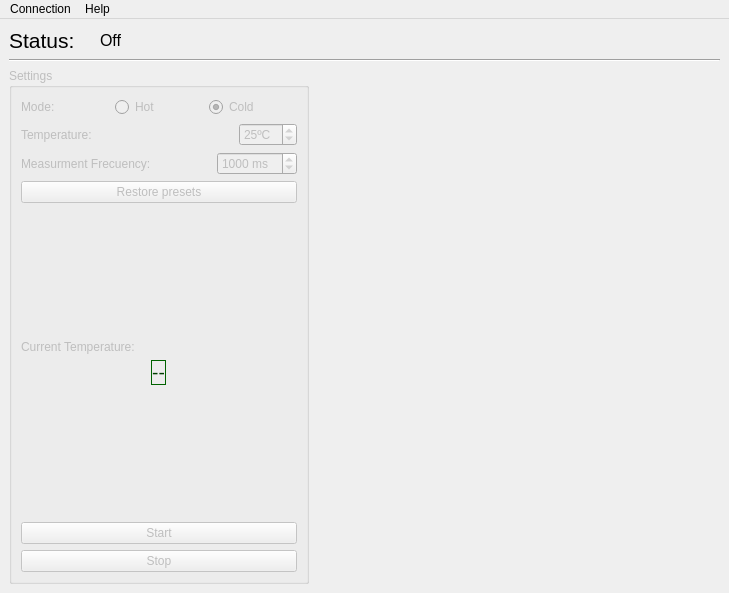
<?xml version="1.0" encoding="UTF-8"?>
<ui version="4.0">
 <class>mainWindow</class>
 <widget class="QMainWindow" name="mainWindow">
  <property name="enabled">
   <bool>true</bool>
  </property>
  <property name="geometry">
   <rect>
    <x>0</x>
    <y>0</y>
    <width>729</width>
    <height>593</height>
   </rect>
  </property>
  <property name="sizePolicy">
   <sizepolicy hsizetype="Preferred" vsizetype="Preferred">
    <horstretch>0</horstretch>
    <verstretch>0</verstretch>
   </sizepolicy>
  </property>
  <property name="windowTitle">
   <string>Thermal Stimulator</string>
  </property>
  <property name="windowIcon">
   <iconset resource="../../resources/resources.qrc">
    <normaloff>:/icons/icon.png</normaloff>:/icons/icon.png</iconset>
  </property>
  <property name="locale">
   <locale language="English" country="UnitedStates"/>
  </property>
  <widget class="QWidget" name="centralWidget">
   <property name="enabled">
    <bool>true</bool>
   </property>
   <layout class="QHBoxLayout" name="horizontalLayout">
    <item>
     <layout class="QVBoxLayout" name="verticalLayout_4">
      <item>
       <layout class="QHBoxLayout" name="StatusArea">
        <item>
         <widget class="QLabel" name="StatusMarker">
          <property name="font">
           <font>
            <pointsize>16</pointsize>
           </font>
          </property>
          <property name="text">
           <string>Status: </string>
          </property>
         </widget>
        </item>
        <item>
         <widget class="QLabel" name="OperationModeIcon">
          <property name="toolTip">
           <string>Hot / Idle / Cold</string>
          </property>
          <property name="text">
           <string/>
          </property>
          <property name="pixmap">
           <pixmap resource="../../resources/resources.qrc">:/icons/off.png</pixmap>
          </property>
         </widget>
        </item>
        <item>
         <widget class="QLabel" name="StatusText">
          <property name="font">
           <font>
            <pointsize>12</pointsize>
           </font>
          </property>
          <property name="text">
           <string>Off</string>
          </property>
         </widget>
        </item>
        <item>
         <spacer name="horizontalSpacer">
          <property name="orientation">
           <enum>Qt::Horizontal</enum>
          </property>
          <property name="sizeHint" stdset="0">
           <size>
            <width>40</width>
            <height>20</height>
           </size>
          </property>
         </spacer>
        </item>
        <item>
         <widget class="QLabel" name="StatusIcon">
          <property name="toolTip">
           <string>Device did not inform an error</string>
          </property>
          <property name="text">
           <string/>
          </property>
          <property name="pixmap">
           <pixmap resource="../../resources/resources.qrc">:/icons/working.png</pixmap>
          </property>
         </widget>
        </item>
        <item>
         <widget class="QLabel" name="SerialIndicatorIcon">
          <property name="maximumSize">
           <size>
            <width>50</width>
            <height>32</height>
           </size>
          </property>
          <property name="toolTip">
           <string>Serial comunication status</string>
          </property>
          <property name="text">
           <string/>
          </property>
          <property name="pixmap">
           <pixmap resource="../../resources/resources.qrc">:/icons/serial_off.png</pixmap>
          </property>
         </widget>
        </item>
       </layout>
      </item>
      <item>
       <widget class="Line" name="Separator">
        <property name="orientation">
         <enum>Qt::Horizontal</enum>
        </property>
       </widget>
      </item>
      <item>
       <layout class="QHBoxLayout" name="WorkArea">
        <item>
         <widget class="QGroupBox" name="settingsBox">
          <property name="enabled">
           <bool>false</bool>
          </property>
          <property name="minimumSize">
           <size>
            <width>300</width>
            <height>0</height>
           </size>
          </property>
          <property name="maximumSize">
           <size>
            <width>300</width>
            <height>16777215</height>
           </size>
          </property>
          <property name="locale">
           <locale language="Slovak" country="Slovakia"/>
          </property>
          <property name="title">
           <string>Settings</string>
          </property>
          <layout class="QVBoxLayout" name="verticalLayout">
           <item>
            <layout class="QHBoxLayout" name="modeSelectorLayout">
             <item>
              <widget class="QLabel" name="modeSelectorLabel">
               <property name="text">
                <string>Mode:</string>
               </property>
              </widget>
             </item>
             <item>
              <widget class="QRadioButton" name="modeSelectorHotButton">
               <property name="text">
                <string>Hot</string>
               </property>
              </widget>
             </item>
             <item>
              <widget class="QRadioButton" name="modeSelectorColdButton">
               <property name="text">
                <string>Cold</string>
               </property>
               <property name="checked">
                <bool>true</bool>
               </property>
              </widget>
             </item>
            </layout>
           </item>
           <item>
            <layout class="QHBoxLayout" name="setTemperatureLayout">
             <item>
              <widget class="QLabel" name="temperatureLabel">
               <property name="text">
                <string>Temperature:</string>
               </property>
              </widget>
             </item>
             <item>
              <spacer name="tempSpacer">
               <property name="orientation">
                <enum>Qt::Horizontal</enum>
               </property>
               <property name="sizeHint" stdset="0">
                <size>
                 <width>40</width>
                 <height>20</height>
                </size>
               </property>
              </spacer>
             </item>
             <item>
              <widget class="QSpinBox" name="temperatureInputBox">
               <property name="suffix">
                <string>ºC</string>
               </property>
               <property name="minimum">
                <number>-10</number>
               </property>
               <property name="maximum">
                <number>50</number>
               </property>
               <property name="value">
                <number>25</number>
               </property>
              </widget>
             </item>
            </layout>
           </item>
           <item>
            <layout class="QHBoxLayout" name="setMeasurementFrequencyLayout">
             <item>
              <widget class="QLabel" name="freqMeasurementLabel">
               <property name="text">
                <string>Measurment Frecuency:</string>
               </property>
              </widget>
             </item>
             <item>
              <spacer name="freqMeasSpacer">
               <property name="orientation">
                <enum>Qt::Horizontal</enum>
               </property>
               <property name="sizeHint" stdset="0">
                <size>
                 <width>40</width>
                 <height>20</height>
                </size>
               </property>
              </spacer>
             </item>
             <item>
              <widget class="QSpinBox" name="freqMeasurementInputBox">
               <property name="suffix">
                <string> ms</string>
               </property>
               <property name="minimum">
                <number>500</number>
               </property>
               <property name="maximum">
                <number>10000</number>
               </property>
               <property name="value">
                <number>1000</number>
               </property>
              </widget>
             </item>
            </layout>
           </item>
           <item>
            <widget class="QPushButton" name="restorePresetsButton">
             <property name="text">
              <string>Restore presets</string>
             </property>
            </widget>
           </item>
           <item>
            <spacer name="verticalSpacer">
             <property name="orientation">
              <enum>Qt::Vertical</enum>
             </property>
             <property name="sizeHint" stdset="0">
              <size>
               <width>20</width>
               <height>40</height>
              </size>
             </property>
            </spacer>
           </item>
           <item>
            <widget class="QLabel" name="CurrentTemperatureLabel">
             <property name="text">
              <string>Current Temperature:</string>
             </property>
            </widget>
           </item>
           <item alignment="Qt::AlignHCenter">
            <widget class="QLabel" name="temperatureDisplay">
             <property name="enabled">
              <bool>false</bool>
             </property>
             <property name="sizePolicy">
              <sizepolicy hsizetype="Fixed" vsizetype="Preferred">
               <horstretch>0</horstretch>
               <verstretch>0</verstretch>
              </sizepolicy>
             </property>
             <property name="palette">
              <palette>
               <active>
                <colorrole role="WindowText">
                 <brush brushstyle="SolidPattern">
                  <color alpha="255">
                   <red>255</red>
                   <green>255</green>
                   <blue>255</blue>
                  </color>
                 </brush>
                </colorrole>
                <colorrole role="Button">
                 <brush brushstyle="SolidPattern">
                  <color alpha="255">
                   <red>0</red>
                   <green>127</green>
                   <blue>0</blue>
                  </color>
                 </brush>
                </colorrole>
                <colorrole role="Light">
                 <brush brushstyle="SolidPattern">
                  <color alpha="255">
                   <red>0</red>
                   <green>191</green>
                   <blue>0</blue>
                  </color>
                 </brush>
                </colorrole>
                <colorrole role="Midlight">
                 <brush brushstyle="SolidPattern">
                  <color alpha="255">
                   <red>0</red>
                   <green>159</green>
                   <blue>0</blue>
                  </color>
                 </brush>
                </colorrole>
                <colorrole role="Dark">
                 <brush brushstyle="SolidPattern">
                  <color alpha="255">
                   <red>0</red>
                   <green>63</green>
                   <blue>0</blue>
                  </color>
                 </brush>
                </colorrole>
                <colorrole role="Mid">
                 <brush brushstyle="SolidPattern">
                  <color alpha="255">
                   <red>0</red>
                   <green>84</green>
                   <blue>0</blue>
                  </color>
                 </brush>
                </colorrole>
                <colorrole role="Text">
                 <brush brushstyle="SolidPattern">
                  <color alpha="255">
                   <red>255</red>
                   <green>255</green>
                   <blue>255</blue>
                  </color>
                 </brush>
                </colorrole>
                <colorrole role="BrightText">
                 <brush brushstyle="SolidPattern">
                  <color alpha="255">
                   <red>255</red>
                   <green>255</green>
                   <blue>255</blue>
                  </color>
                 </brush>
                </colorrole>
                <colorrole role="ButtonText">
                 <brush brushstyle="SolidPattern">
                  <color alpha="255">
                   <red>255</red>
                   <green>255</green>
                   <blue>255</blue>
                  </color>
                 </brush>
                </colorrole>
                <colorrole role="Base">
                 <brush brushstyle="SolidPattern">
                  <color alpha="255">
                   <red>0</red>
                   <green>0</green>
                   <blue>0</blue>
                  </color>
                 </brush>
                </colorrole>
                <colorrole role="Window">
                 <brush brushstyle="SolidPattern">
                  <color alpha="255">
                   <red>0</red>
                   <green>127</green>
                   <blue>0</blue>
                  </color>
                 </brush>
                </colorrole>
                <colorrole role="Shadow">
                 <brush brushstyle="SolidPattern">
                  <color alpha="255">
                   <red>0</red>
                   <green>0</green>
                   <blue>0</blue>
                  </color>
                 </brush>
                </colorrole>
                <colorrole role="AlternateBase">
                 <brush brushstyle="SolidPattern">
                  <color alpha="255">
                   <red>0</red>
                   <green>63</green>
                   <blue>0</blue>
                  </color>
                 </brush>
                </colorrole>
                <colorrole role="ToolTipBase">
                 <brush brushstyle="SolidPattern">
                  <color alpha="255">
                   <red>255</red>
                   <green>255</green>
                   <blue>220</blue>
                  </color>
                 </brush>
                </colorrole>
                <colorrole role="ToolTipText">
                 <brush brushstyle="SolidPattern">
                  <color alpha="255">
                   <red>0</red>
                   <green>0</green>
                   <blue>0</blue>
                  </color>
                 </brush>
                </colorrole>
               </active>
               <inactive>
                <colorrole role="WindowText">
                 <brush brushstyle="SolidPattern">
                  <color alpha="255">
                   <red>255</red>
                   <green>255</green>
                   <blue>255</blue>
                  </color>
                 </brush>
                </colorrole>
                <colorrole role="Button">
                 <brush brushstyle="SolidPattern">
                  <color alpha="255">
                   <red>0</red>
                   <green>127</green>
                   <blue>0</blue>
                  </color>
                 </brush>
                </colorrole>
                <colorrole role="Light">
                 <brush brushstyle="SolidPattern">
                  <color alpha="255">
                   <red>0</red>
                   <green>191</green>
                   <blue>0</blue>
                  </color>
                 </brush>
                </colorrole>
                <colorrole role="Midlight">
                 <brush brushstyle="SolidPattern">
                  <color alpha="255">
                   <red>0</red>
                   <green>159</green>
                   <blue>0</blue>
                  </color>
                 </brush>
                </colorrole>
                <colorrole role="Dark">
                 <brush brushstyle="SolidPattern">
                  <color alpha="255">
                   <red>0</red>
                   <green>63</green>
                   <blue>0</blue>
                  </color>
                 </brush>
                </colorrole>
                <colorrole role="Mid">
                 <brush brushstyle="SolidPattern">
                  <color alpha="255">
                   <red>0</red>
                   <green>84</green>
                   <blue>0</blue>
                  </color>
                 </brush>
                </colorrole>
                <colorrole role="Text">
                 <brush brushstyle="SolidPattern">
                  <color alpha="255">
                   <red>255</red>
                   <green>255</green>
                   <blue>255</blue>
                  </color>
                 </brush>
                </colorrole>
                <colorrole role="BrightText">
                 <brush brushstyle="SolidPattern">
                  <color alpha="255">
                   <red>255</red>
                   <green>255</green>
                   <blue>255</blue>
                  </color>
                 </brush>
                </colorrole>
                <colorrole role="ButtonText">
                 <brush brushstyle="SolidPattern">
                  <color alpha="255">
                   <red>255</red>
                   <green>255</green>
                   <blue>255</blue>
                  </color>
                 </brush>
                </colorrole>
                <colorrole role="Base">
                 <brush brushstyle="SolidPattern">
                  <color alpha="255">
                   <red>0</red>
                   <green>0</green>
                   <blue>0</blue>
                  </color>
                 </brush>
                </colorrole>
                <colorrole role="Window">
                 <brush brushstyle="SolidPattern">
                  <color alpha="255">
                   <red>0</red>
                   <green>127</green>
                   <blue>0</blue>
                  </color>
                 </brush>
                </colorrole>
                <colorrole role="Shadow">
                 <brush brushstyle="SolidPattern">
                  <color alpha="255">
                   <red>0</red>
                   <green>0</green>
                   <blue>0</blue>
                  </color>
                 </brush>
                </colorrole>
                <colorrole role="AlternateBase">
                 <brush brushstyle="SolidPattern">
                  <color alpha="255">
                   <red>0</red>
                   <green>63</green>
                   <blue>0</blue>
                  </color>
                 </brush>
                </colorrole>
                <colorrole role="ToolTipBase">
                 <brush brushstyle="SolidPattern">
                  <color alpha="255">
                   <red>255</red>
                   <green>255</green>
                   <blue>220</blue>
                  </color>
                 </brush>
                </colorrole>
                <colorrole role="ToolTipText">
                 <brush brushstyle="SolidPattern">
                  <color alpha="255">
                   <red>0</red>
                   <green>0</green>
                   <blue>0</blue>
                  </color>
                 </brush>
                </colorrole>
               </inactive>
               <disabled>
                <colorrole role="WindowText">
                 <brush brushstyle="SolidPattern">
                  <color alpha="255">
                   <red>0</red>
                   <green>63</green>
                   <blue>0</blue>
                  </color>
                 </brush>
                </colorrole>
                <colorrole role="Button">
                 <brush brushstyle="SolidPattern">
                  <color alpha="255">
                   <red>0</red>
                   <green>127</green>
                   <blue>0</blue>
                  </color>
                 </brush>
                </colorrole>
                <colorrole role="Light">
                 <brush brushstyle="SolidPattern">
                  <color alpha="255">
                   <red>0</red>
                   <green>191</green>
                   <blue>0</blue>
                  </color>
                 </brush>
                </colorrole>
                <colorrole role="Midlight">
                 <brush brushstyle="SolidPattern">
                  <color alpha="255">
                   <red>0</red>
                   <green>159</green>
                   <blue>0</blue>
                  </color>
                 </brush>
                </colorrole>
                <colorrole role="Dark">
                 <brush brushstyle="SolidPattern">
                  <color alpha="255">
                   <red>0</red>
                   <green>63</green>
                   <blue>0</blue>
                  </color>
                 </brush>
                </colorrole>
                <colorrole role="Mid">
                 <brush brushstyle="SolidPattern">
                  <color alpha="255">
                   <red>0</red>
                   <green>84</green>
                   <blue>0</blue>
                  </color>
                 </brush>
                </colorrole>
                <colorrole role="Text">
                 <brush brushstyle="SolidPattern">
                  <color alpha="255">
                   <red>0</red>
                   <green>63</green>
                   <blue>0</blue>
                  </color>
                 </brush>
                </colorrole>
                <colorrole role="BrightText">
                 <brush brushstyle="SolidPattern">
                  <color alpha="255">
                   <red>255</red>
                   <green>255</green>
                   <blue>255</blue>
                  </color>
                 </brush>
                </colorrole>
                <colorrole role="ButtonText">
                 <brush brushstyle="SolidPattern">
                  <color alpha="255">
                   <red>0</red>
                   <green>63</green>
                   <blue>0</blue>
                  </color>
                 </brush>
                </colorrole>
                <colorrole role="Base">
                 <brush brushstyle="SolidPattern">
                  <color alpha="255">
                   <red>0</red>
                   <green>127</green>
                   <blue>0</blue>
                  </color>
                 </brush>
                </colorrole>
                <colorrole role="Window">
                 <brush brushstyle="SolidPattern">
                  <color alpha="255">
                   <red>0</red>
                   <green>127</green>
                   <blue>0</blue>
                  </color>
                 </brush>
                </colorrole>
                <colorrole role="Shadow">
                 <brush brushstyle="SolidPattern">
                  <color alpha="255">
                   <red>0</red>
                   <green>0</green>
                   <blue>0</blue>
                  </color>
                 </brush>
                </colorrole>
                <colorrole role="AlternateBase">
                 <brush brushstyle="SolidPattern">
                  <color alpha="255">
                   <red>0</red>
                   <green>127</green>
                   <blue>0</blue>
                  </color>
                 </brush>
                </colorrole>
                <colorrole role="ToolTipBase">
                 <brush brushstyle="SolidPattern">
                  <color alpha="255">
                   <red>255</red>
                   <green>255</green>
                   <blue>220</blue>
                  </color>
                 </brush>
                </colorrole>
                <colorrole role="ToolTipText">
                 <brush brushstyle="SolidPattern">
                  <color alpha="255">
                   <red>0</red>
                   <green>0</green>
                   <blue>0</blue>
                  </color>
                 </brush>
                </colorrole>
               </disabled>
              </palette>
             </property>
             <property name="font">
              <font>
               <pointsize>14</pointsize>
              </font>
             </property>
             <property name="mouseTracking">
              <bool>true</bool>
             </property>
             <property name="autoFillBackground">
              <bool>false</bool>
             </property>
             <property name="locale">
              <locale language="English" country="UnitedStates"/>
             </property>
             <property name="frameShape">
              <enum>QFrame::StyledPanel</enum>
             </property>
             <property name="frameShadow">
              <enum>QFrame::Raised</enum>
             </property>
             <property name="text">
              <string>--</string>
             </property>
             <property name="textFormat">
              <enum>Qt::PlainText</enum>
             </property>
             <property name="scaledContents">
              <bool>false</bool>
             </property>
             <property name="alignment">
              <set>Qt::AlignCenter</set>
             </property>
            </widget>
           </item>
           <item>
            <spacer name="settingsSpacer">
             <property name="orientation">
              <enum>Qt::Vertical</enum>
             </property>
             <property name="sizeHint" stdset="0">
              <size>
               <width>20</width>
               <height>40</height>
              </size>
             </property>
            </spacer>
           </item>
           <item>
            <widget class="QPushButton" name="startButton">
             <property name="text">
              <string>Start</string>
             </property>
             <property name="checkable">
              <bool>false</bool>
             </property>
            </widget>
           </item>
           <item>
            <widget class="QPushButton" name="stopButton">
             <property name="text">
              <string>Stop</string>
             </property>
            </widget>
           </item>
          </layout>
         </widget>
        </item>
        <item>
         <widget class="QWidget" name="graphBox" native="true">
          <property name="autoFillBackground">
           <bool>true</bool>
          </property>
          <layout class="QHBoxLayout" name="horizontalLayout_2">
           <item>
            <widget class="PlotWidget" name="graphWidget" native="true">
             <property name="autoFillBackground">
              <bool>false</bool>
             </property>
            </widget>
           </item>
          </layout>
         </widget>
        </item>
       </layout>
      </item>
     </layout>
    </item>
   </layout>
  </widget>
  <widget class="QMenuBar" name="menuBar">
   <property name="geometry">
    <rect>
     <x>0</x>
     <y>0</y>
     <width>729</width>
     <height>26</height>
    </rect>
   </property>
   <widget class="QMenu" name="menuHelp">
    <property name="title">
     <string>Help</string>
    </property>
    <addaction name="actionUserManual"/>
    <addaction name="actionAboutThermstUtil"/>
   </widget>
   <widget class="QMenu" name="menuConnect_Device">
    <property name="title">
     <string>Connection</string>
    </property>
    <addaction name="actionConnectDevice"/>
    <addaction name="actionDisconnect_Device"/>
   </widget>
   <addaction name="menuConnect_Device"/>
   <addaction name="menuHelp"/>
  </widget>
  <action name="actionStart">
   <property name="text">
    <string>Start</string>
   </property>
  </action>
  <action name="actionStop">
   <property name="text">
    <string>Stop</string>
   </property>
  </action>
  <action name="actionRestorePresets">
   <property name="text">
    <string>Restore Presets</string>
   </property>
   <property name="toolTip">
    <string>Restore Presets</string>
   </property>
  </action>
  <action name="actionUserManual">
   <property name="text">
    <string>User Manual</string>
   </property>
  </action>
  <action name="actionAboutThermstUtil">
   <property name="text">
    <string>About ThermstUtil</string>
   </property>
  </action>
  <action name="actionReadTemperature">
   <property name="text">
    <string>ReadTemperature</string>
   </property>
  </action>
  <action name="actionConnectDevice">
   <property name="checkable">
    <bool>false</bool>
   </property>
   <property name="enabled">
    <bool>true</bool>
   </property>
   <property name="text">
    <string>Connect Device...</string>
   </property>
  </action>
  <action name="actionDisconnect_Device">
   <property name="text">
    <string>Disconnect Device</string>
   </property>
  </action>
 </widget>
 <customwidgets>
  <customwidget>
   <class>PlotWidget</class>
   <extends>QWidget</extends>
   <header>pyqtgraph</header>
   <container>1</container>
  </customwidget>
 </customwidgets>
 <resources>
  <include location="../../resources/resources.qrc"/>
 </resources>
 <connections>
  <connection>
   <sender>startButton</sender>
   <signal>clicked()</signal>
   <receiver>actionStart</receiver>
   <slot>trigger()</slot>
   <hints>
    <hint type="sourcelabel">
     <x>164</x>
     <y>551</y>
    </hint>
    <hint type="destinationlabel">
     <x>-1</x>
     <y>-1</y>
    </hint>
   </hints>
  </connection>
  <connection>
   <sender>stopButton</sender>
   <signal>clicked()</signal>
   <receiver>actionStop</receiver>
   <slot>trigger()</slot>
   <hints>
    <hint type="sourcelabel">
     <x>164</x>
     <y>580</y>
    </hint>
    <hint type="destinationlabel">
     <x>-1</x>
     <y>-1</y>
    </hint>
   </hints>
  </connection>
  <connection>
   <sender>restorePresetsButton</sender>
   <signal>clicked()</signal>
   <receiver>actionRestorePresets</receiver>
   <slot>trigger()</slot>
   <hints>
    <hint type="sourcelabel">
     <x>158</x>
     <y>145</y>
    </hint>
    <hint type="destinationlabel">
     <x>-1</x>
     <y>-1</y>
    </hint>
   </hints>
  </connection>
 </connections>
</ui>
